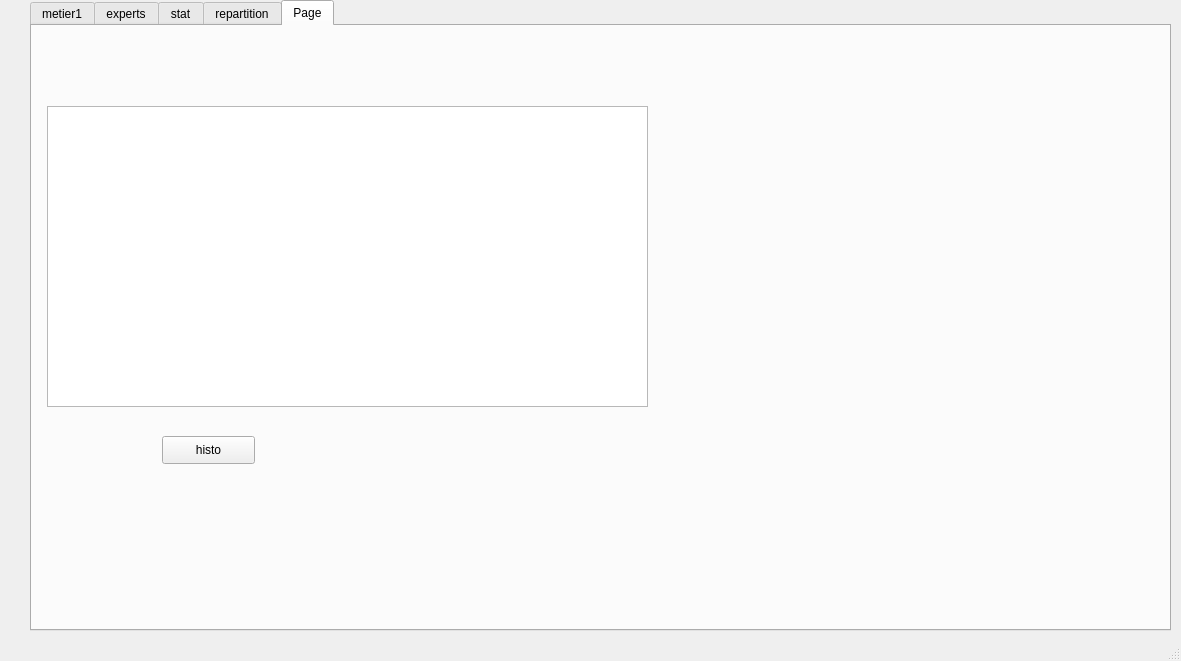
<?xml version="1.0" encoding="UTF-8"?>
<ui version="4.0">
 <class>MainWindow</class>
 <widget class="QMainWindow" name="MainWindow">
  <property name="geometry">
   <rect>
    <x>0</x>
    <y>0</y>
    <width>1181</width>
    <height>661</height>
   </rect>
  </property>
  <property name="windowTitle">
   <string>MainWindow</string>
  </property>
  <widget class="QWidget" name="centralwidget">
   <widget class="QTabWidget" name="tabWidget">
    <property name="geometry">
     <rect>
      <x>30</x>
      <y>0</y>
      <width>1141</width>
      <height>631</height>
     </rect>
    </property>
    <property name="styleSheet">
     <string notr="true">font: 8pt &quot;Onyx&quot;;
font: 8pt &quot;Niagara Solid&quot;;
font: 16pt &quot;MS Shell Dlg 2&quot;;</string>
    </property>
    <property name="currentIndex">
     <number>4</number>
    </property>
    <widget class="QWidget" name="tab">
     <attribute name="title">
      <string>metier1</string>
     </attribute>
     <widget class="QLabel" name="label_9">
      <property name="geometry">
       <rect>
        <x>0</x>
        <y>-10</y>
        <width>1071</width>
        <height>611</height>
       </rect>
      </property>
      <property name="text">
       <string/>
      </property>
      <property name="pixmap">
       <pixmap>../Downloads/emna_back.png</pixmap>
      </property>
     </widget>
     <widget class="QTableView" name="tableView_2">
      <property name="geometry">
       <rect>
        <x>550</x>
        <y>160</y>
        <width>351</width>
        <height>311</height>
       </rect>
      </property>
      <property name="styleSheet">
       <string notr="true">border-radius: 20px;
background-color: rgb(255, 255, 255);
</string>
      </property>
     </widget>
     <widget class="QLabel" name="label_11">
      <property name="geometry">
       <rect>
        <x>650</x>
        <y>90</y>
        <width>271</width>
        <height>51</height>
       </rect>
      </property>
      <property name="styleSheet">
       <string notr="true">font: 28pt &quot;Niagara Engraved&quot;;
</string>
      </property>
      <property name="text">
       <string>Fiche Patient</string>
      </property>
     </widget>
     <widget class="QLineEdit" name="prenom_2">
      <property name="geometry">
       <rect>
        <x>330</x>
        <y>190</y>
        <width>141</width>
        <height>41</height>
       </rect>
      </property>
      <property name="styleSheet">
       <string notr="true">border-radius: 20px;
background-color: rgb(255, 255, 255);
</string>
      </property>
      <property name="text">
       <string/>
      </property>
     </widget>
     <widget class="QLabel" name="label_13">
      <property name="geometry">
       <rect>
        <x>170</x>
        <y>150</y>
        <width>121</width>
        <height>31</height>
       </rect>
      </property>
      <property name="styleSheet">
       <string notr="true">
font: 81 10pt &quot;Rockwell Extra Bold&quot;;</string>
      </property>
      <property name="text">
       <string>id_patient</string>
      </property>
     </widget>
     <widget class="QListWidget" name="listWidget_2">
      <property name="geometry">
       <rect>
        <x>320</x>
        <y>290</y>
        <width>191</width>
        <height>41</height>
       </rect>
      </property>
      <property name="styleSheet">
       <string notr="true">border-radius: 20px;
background-color: rgb(255, 255, 255);
</string>
      </property>
     </widget>
     <widget class="QLineEdit" name="nom_2">
      <property name="geometry">
       <rect>
        <x>330</x>
        <y>240</y>
        <width>141</width>
        <height>41</height>
       </rect>
      </property>
      <property name="styleSheet">
       <string notr="true">border-radius: 20px;
background-color: rgb(255, 255, 255);
</string>
      </property>
      <property name="text">
       <string/>
      </property>
     </widget>
     <widget class="QLabel" name="label_14">
      <property name="geometry">
       <rect>
        <x>140</x>
        <y>290</y>
        <width>151</width>
        <height>31</height>
       </rect>
      </property>
      <property name="styleSheet">
       <string notr="true">
font: 81 10pt &quot;Rockwell Extra Bold&quot;;</string>
      </property>
      <property name="text">
       <string>Rendez_vous</string>
      </property>
     </widget>
     <widget class="QLabel" name="label_15">
      <property name="geometry">
       <rect>
        <x>170</x>
        <y>240</y>
        <width>111</width>
        <height>31</height>
       </rect>
      </property>
      <property name="styleSheet">
       <string notr="true">
font: 81 10pt &quot;Rockwell Extra Bold&quot;;</string>
      </property>
      <property name="text">
       <string>Nom</string>
      </property>
     </widget>
     <widget class="QLabel" name="label_16">
      <property name="geometry">
       <rect>
        <x>170</x>
        <y>190</y>
        <width>111</width>
        <height>31</height>
       </rect>
      </property>
      <property name="mouseTracking">
       <bool>true</bool>
      </property>
      <property name="styleSheet">
       <string notr="true">
font: 81 10pt &quot;Rockwell Extra Bold&quot;;</string>
      </property>
      <property name="text">
       <string>Prénom</string>
      </property>
     </widget>
     <widget class="QLineEdit" name="id_3">
      <property name="geometry">
       <rect>
        <x>330</x>
        <y>140</y>
        <width>141</width>
        <height>41</height>
       </rect>
      </property>
      <property name="styleSheet">
       <string notr="true">border-radius: 20px;
background-color: rgb(255, 255, 255);
</string>
      </property>
      <property name="text">
       <string/>
      </property>
      <property name="maxLength">
       <number>8</number>
      </property>
     </widget>
     <widget class="QDateEdit" name="dateEdit">
      <property name="geometry">
       <rect>
        <x>330</x>
        <y>290</y>
        <width>171</width>
        <height>31</height>
       </rect>
      </property>
     </widget>
    </widget>
    <widget class="QWidget" name="tab_2">
     <attribute name="title">
      <string>experts</string>
     </attribute>
     <widget class="QLineEdit" name="id">
      <property name="geometry">
       <rect>
        <x>200</x>
        <y>130</y>
        <width>141</width>
        <height>41</height>
       </rect>
      </property>
      <property name="styleSheet">
       <string notr="true">border-radius: 20px;
background-color: rgb(0,0,0);
color: rgb(255, 255, 255);
alternate-background-color: rgb(255, 255, 255);</string>
      </property>
      <property name="text">
       <string/>
      </property>
      <property name="maxLength">
       <number>8</number>
      </property>
     </widget>
     <widget class="QLabel" name="label_2">
      <property name="geometry">
       <rect>
        <x>40</x>
        <y>140</y>
        <width>121</width>
        <height>31</height>
       </rect>
      </property>
      <property name="styleSheet">
       <string notr="true">
font: 81 10pt &quot;Rockwell Extra Bold&quot;;</string>
      </property>
      <property name="text">
       <string>id</string>
      </property>
     </widget>
     <widget class="QPushButton" name="pushButton_2">
      <property name="geometry">
       <rect>
        <x>190</x>
        <y>460</y>
        <width>161</width>
        <height>41</height>
       </rect>
      </property>
      <property name="styleSheet">
       <string notr="true">QPushButton


{
	
	background-color: rgb(72,78,86);
	border-style: outset;
    border-width: 2px;
    border-radius:20px;
    border-color: beige;
  
font: 81 10pt &quot;Rockwell Extra Bold&quot;;
    padding: 6px;
	color: rgb(255, 255, 255);

}

QPushButton:hover

{
	background-color: rgb(106, 227, 231);
	color: rgb(0, 0, 0);
	gridline-color: rgb(94, 118, 255);
}

QPushButton:pressed</string>
      </property>
      <property name="text">
       <string>Modifier</string>
      </property>
     </widget>
     <widget class="QLineEdit" name="prenom">
      <property name="geometry">
       <rect>
        <x>200</x>
        <y>180</y>
        <width>141</width>
        <height>41</height>
       </rect>
      </property>
      <property name="styleSheet">
       <string notr="true">border-radius: 20px;
background-color: rgb(0,0,0);
color: rgb(255, 255, 255);
alternate-background-color: rgb(255, 255, 255);</string>
      </property>
      <property name="text">
       <string/>
      </property>
     </widget>
     <widget class="QLabel" name="label_3">
      <property name="geometry">
       <rect>
        <x>40</x>
        <y>180</y>
        <width>111</width>
        <height>31</height>
       </rect>
      </property>
      <property name="mouseTracking">
       <bool>true</bool>
      </property>
      <property name="styleSheet">
       <string notr="true">
font: 81 10pt &quot;Rockwell Extra Bold&quot;;</string>
      </property>
      <property name="text">
       <string>Prénom</string>
      </property>
     </widget>
     <widget class="QLabel" name="label_4">
      <property name="geometry">
       <rect>
        <x>40</x>
        <y>230</y>
        <width>111</width>
        <height>31</height>
       </rect>
      </property>
      <property name="styleSheet">
       <string notr="true">
font: 81 10pt &quot;Rockwell Extra Bold&quot;;</string>
      </property>
      <property name="text">
       <string>Nom</string>
      </property>
     </widget>
     <widget class="QLabel" name="label">
      <property name="geometry">
       <rect>
        <x>80</x>
        <y>-70</y>
        <width>351</width>
        <height>51</height>
       </rect>
      </property>
      <property name="text">
       <string/>
      </property>
     </widget>
     <widget class="QLineEdit" name="nom">
      <property name="geometry">
       <rect>
        <x>200</x>
        <y>230</y>
        <width>141</width>
        <height>41</height>
       </rect>
      </property>
      <property name="styleSheet">
       <string notr="true">border-radius: 20px;
background-color: rgb(0,0,0);
color: rgb(255, 255, 255);
alternate-background-color: rgb(255, 255, 255);</string>
      </property>
      <property name="text">
       <string/>
      </property>
     </widget>
     <widget class="QPushButton" name="pushButton">
      <property name="geometry">
       <rect>
        <x>10</x>
        <y>460</y>
        <width>161</width>
        <height>41</height>
       </rect>
      </property>
      <property name="styleSheet">
       <string notr="true">QPushButton

{
	background-color: rgb(72, 78, 86);
	border-style: outset;
    border-width: 2px;
    border-radius:20px;
    border-color: beige;
    
font: 81 10pt &quot;Rockwell Extra Bold&quot;;
    padding: 6px;
	color: rgb(255, 255, 255);

}

QPushButton:hover

{
	background-color: rgb(106, 227, 231);
	color: rgb(0, 0, 0);
	gridline-color: rgb(94, 118, 255);
}

QPushButton:pressed</string>
      </property>
      <property name="text">
       <string>Ajouter</string>
      </property>
     </widget>
     <widget class="QLabel" name="label_5">
      <property name="geometry">
       <rect>
        <x>40</x>
        <y>290</y>
        <width>121</width>
        <height>31</height>
       </rect>
      </property>
      <property name="styleSheet">
       <string notr="true">
font: 81 10pt &quot;Rockwell Extra Bold&quot;;</string>
      </property>
      <property name="text">
       <string>specialite</string>
      </property>
     </widget>
     <widget class="QLabel" name="label_6">
      <property name="geometry">
       <rect>
        <x>35</x>
        <y>-25</y>
        <width>1121</width>
        <height>631</height>
       </rect>
      </property>
      <property name="text">
       <string/>
      </property>
      <property name="pixmap">
       <pixmap>../Downloads/emna_back.png</pixmap>
      </property>
     </widget>
     <widget class="QLabel" name="label_7">
      <property name="geometry">
       <rect>
        <x>80</x>
        <y>60</y>
        <width>271</width>
        <height>51</height>
       </rect>
      </property>
      <property name="styleSheet">
       <string notr="true">font: 28pt &quot;Niagara Engraved&quot;;
</string>
      </property>
      <property name="text">
       <string>Ajout Des Experts </string>
      </property>
     </widget>
     <widget class="QTableView" name="tableView">
      <property name="geometry">
       <rect>
        <x>380</x>
        <y>130</y>
        <width>621</width>
        <height>321</height>
       </rect>
      </property>
      <property name="styleSheet">
       <string notr="true">border-radius: 20px;
background-color: rgb(255, 255, 255);
</string>
      </property>
     </widget>
     <widget class="QLabel" name="label_8">
      <property name="geometry">
       <rect>
        <x>500</x>
        <y>20</y>
        <width>271</width>
        <height>51</height>
       </rect>
      </property>
      <property name="styleSheet">
       <string notr="true">font: 28pt &quot;Niagara Engraved&quot;;
</string>
      </property>
      <property name="text">
       <string>Listes des experts</string>
      </property>
     </widget>
     <widget class="QPushButton" name="pushButton_3">
      <property name="geometry">
       <rect>
        <x>740</x>
        <y>80</y>
        <width>151</width>
        <height>41</height>
       </rect>
      </property>
      <property name="styleSheet">
       <string notr="true">QPushButton

{
	background-color: rgb(72, 78, 86);
	border-style: outset;
    border-width: 2px;
    border-radius:20px;
    border-color: beige;

font: 81 10pt &quot;Rockwell Extra Bold&quot;;
    padding: 6px;
	color: rgb(255, 255, 255);

}

QPushButton:hover

{
	background-color: rgb(106, 227, 231);
	color: rgb(0, 0, 0);
	gridline-color: rgb(94, 118, 255);
}

QPushButton:pressed</string>
      </property>
      <property name="text">
       <string>Rechercher</string>
      </property>
     </widget>
     <widget class="QLineEdit" name="id_2">
      <property name="geometry">
       <rect>
        <x>480</x>
        <y>80</y>
        <width>231</width>
        <height>41</height>
       </rect>
      </property>
      <property name="styleSheet">
       <string notr="true">border-radius: 20px;
background-color: rgb(0,0,0);
color: rgb(255, 255, 255);
alternate-background-color: rgb(255, 255, 255);</string>
      </property>
      <property name="text">
       <string/>
      </property>
      <property name="maxLength">
       <number>8</number>
      </property>
     </widget>
     <widget class="QPushButton" name="pushButton_4">
      <property name="geometry">
       <rect>
        <x>470</x>
        <y>470</y>
        <width>131</width>
        <height>41</height>
       </rect>
      </property>
      <property name="styleSheet">
       <string notr="true">QPushButton

{
	background-color: rgb(72, 78, 86);
	border-style: outset;
    border-width: 2px;
    border-radius:20px;
    border-color: beige;
  
font: 81 10pt &quot;Rockwell Extra Bold&quot;;
    padding: 6px;
	color: rgb(255, 255, 255);

}

QPushButton:hover

{
	background-color: rgb(106, 227, 231);
	color: rgb(0, 0, 0);
	gridline-color: rgb(94, 118, 255);
}

QPushButton:pressed</string>
      </property>
      <property name="text">
       <string>Trier</string>
      </property>
     </widget>
     <widget class="QPushButton" name="supp">
      <property name="geometry">
       <rect>
        <x>620</x>
        <y>470</y>
        <width>161</width>
        <height>41</height>
       </rect>
      </property>
      <property name="styleSheet">
       <string notr="true">QPushButton


{
	
	background-color: rgb(224,42,38);
	border-style: outset;
    border-width: 2px;
    border-radius:20px;
    border-color: beige;
  
font: 81 10pt &quot;Rockwell Extra Bold&quot;;
    padding: 6px;
	color: rgb(255, 255, 255);

}

QPushButton:hover

{
	background-color: rgb(106, 227, 231);
	color: rgb(0, 0, 0);
	gridline-color: rgb(94, 118, 255);
}

QPushButton:pressed</string>
      </property>
      <property name="text">
       <string>Supprimer</string>
      </property>
     </widget>
     <widget class="QLabel" name="label_12">
      <property name="geometry">
       <rect>
        <x>320</x>
        <y>40</y>
        <width>91</width>
        <height>41</height>
       </rect>
      </property>
      <property name="text">
       <string/>
      </property>
      <property name="pixmap">
       <pixmap>../Downloads/bouton-daccueil (1).png</pixmap>
      </property>
     </widget>
     <widget class="QPushButton" name="pushButton_6">
      <property name="geometry">
       <rect>
        <x>360</x>
        <y>40</y>
        <width>91</width>
        <height>41</height>
       </rect>
      </property>
      <property name="styleSheet">
       <string notr="true">QPushButton

{
	background-color: rgb(217,193,187);
	border-style: outset;
    border-width: 2px;
    border-radius:20px;
    border-color: beige;
    
font: 81 10pt &quot;Rockwell Extra Bold&quot;;
    padding: 6px;
	color: rgb(255, 255, 255);

}

QPushButton:hover

{
	background-color: rgb(217,193,187);
	color: rgb(0, 0, 0);
	gridline-color: rgb(94, 118, 255);
}

QPushButton:pressed</string>
      </property>
      <property name="text">
       <string>HOME</string>
      </property>
     </widget>
     <widget class="QLineEdit" name="specialite">
      <property name="geometry">
       <rect>
        <x>200</x>
        <y>290</y>
        <width>141</width>
        <height>41</height>
       </rect>
      </property>
      <property name="styleSheet">
       <string notr="true">border-radius: 20px;
background-color: rgb(0,0,0);
color: rgb(255, 255, 255);
alternate-background-color: rgb(255, 255, 255);</string>
      </property>
      <property name="text">
       <string/>
      </property>
     </widget>
     <widget class="QLineEdit" name="id_supp">
      <property name="geometry">
       <rect>
        <x>800</x>
        <y>470</y>
        <width>161</width>
        <height>41</height>
       </rect>
      </property>
      <property name="styleSheet">
       <string notr="true">border-radius: 20px;
background-color: rgb(0,0,0);
color: rgb(255, 255, 255);
alternate-background-color: rgb(255, 255, 255);</string>
      </property>
      <property name="text">
       <string/>
      </property>
      <property name="maxLength">
       <number>8</number>
      </property>
     </widget>
     <widget class="QLineEdit" name="age">
      <property name="geometry">
       <rect>
        <x>200</x>
        <y>400</y>
        <width>141</width>
        <height>41</height>
       </rect>
      </property>
      <property name="styleSheet">
       <string notr="true">border-radius: 20px;
background-color: rgb(0,0,0);
color: rgb(255, 255, 255);
alternate-background-color: rgb(255, 255, 255);</string>
      </property>
      <property name="text">
       <string/>
      </property>
     </widget>
     <widget class="QLabel" name="label_17">
      <property name="geometry">
       <rect>
        <x>40</x>
        <y>350</y>
        <width>121</width>
        <height>31</height>
       </rect>
      </property>
      <property name="styleSheet">
       <string notr="true">
font: 81 10pt &quot;Rockwell Extra Bold&quot;;</string>
      </property>
      <property name="text">
       <string>sexe</string>
      </property>
     </widget>
     <widget class="QLabel" name="label_18">
      <property name="geometry">
       <rect>
        <x>40</x>
        <y>400</y>
        <width>121</width>
        <height>31</height>
       </rect>
      </property>
      <property name="styleSheet">
       <string notr="true">
font: 81 10pt &quot;Rockwell Extra Bold&quot;;</string>
      </property>
      <property name="text">
       <string>age</string>
      </property>
     </widget>
     <widget class="QLabel" name="alerte_id">
      <property name="geometry">
       <rect>
        <x>340</x>
        <y>215</y>
        <width>221</width>
        <height>41</height>
       </rect>
      </property>
      <property name="text">
       <string/>
      </property>
     </widget>
     <widget class="QLabel" name="alerte_prenom">
      <property name="geometry">
       <rect>
        <x>350</x>
        <y>260</y>
        <width>231</width>
        <height>41</height>
       </rect>
      </property>
      <property name="text">
       <string/>
      </property>
     </widget>
     <widget class="QLabel" name="sp">
      <property name="geometry">
       <rect>
        <x>380</x>
        <y>380</y>
        <width>56</width>
        <height>16</height>
       </rect>
      </property>
      <property name="text">
       <string/>
      </property>
     </widget>
     <widget class="QLabel" name="label_19">
      <property name="geometry">
       <rect>
        <x>-10</x>
        <y>-100</y>
        <width>1051</width>
        <height>721</height>
       </rect>
      </property>
      <property name="text">
       <string/>
      </property>
      <property name="pixmap">
       <pixmap>../Users/PC-GAMER/Downloads/emna_back.png</pixmap>
      </property>
     </widget>
     <widget class="QLabel" name="age_2">
      <property name="geometry">
       <rect>
        <x>410</x>
        <y>440</y>
        <width>261</width>
        <height>16</height>
       </rect>
      </property>
      <property name="text">
       <string/>
      </property>
     </widget>
     <widget class="QComboBox" name="comboBox">
      <property name="geometry">
       <rect>
        <x>200</x>
        <y>360</y>
        <width>131</width>
        <height>22</height>
       </rect>
      </property>
      <item>
       <property name="text">
        <string>m</string>
       </property>
      </item>
      <item>
       <property name="text">
        <string>f</string>
       </property>
      </item>
     </widget>
     <widget class="QPushButton" name="pushButton_5">
      <property name="geometry">
       <rect>
        <x>360</x>
        <y>470</y>
        <width>101</width>
        <height>41</height>
       </rect>
      </property>
      <property name="text">
       <string>pdf</string>
      </property>
     </widget>
     <zorder>label_6</zorder>
     <zorder>label_19</zorder>
     <zorder>id</zorder>
     <zorder>label_2</zorder>
     <zorder>pushButton_2</zorder>
     <zorder>prenom</zorder>
     <zorder>label_3</zorder>
     <zorder>label_4</zorder>
     <zorder>label</zorder>
     <zorder>nom</zorder>
     <zorder>pushButton</zorder>
     <zorder>label_5</zorder>
     <zorder>label_7</zorder>
     <zorder>tableView</zorder>
     <zorder>label_8</zorder>
     <zorder>pushButton_3</zorder>
     <zorder>id_2</zorder>
     <zorder>pushButton_4</zorder>
     <zorder>supp</zorder>
     <zorder>label_12</zorder>
     <zorder>pushButton_6</zorder>
     <zorder>specialite</zorder>
     <zorder>id_supp</zorder>
     <zorder>age</zorder>
     <zorder>label_17</zorder>
     <zorder>label_18</zorder>
     <zorder>alerte_id</zorder>
     <zorder>alerte_prenom</zorder>
     <zorder>sp</zorder>
     <zorder>age_2</zorder>
     <zorder>comboBox</zorder>
     <zorder>pushButton_5</zorder>
    </widget>
    <widget class="QWidget" name="tab_3">
     <attribute name="title">
      <string>stat</string>
     </attribute>
     <widget class="QWidget" name="verticalLayoutWidget">
      <property name="geometry">
       <rect>
        <x>0</x>
        <y>10</y>
        <width>1131</width>
        <height>551</height>
       </rect>
      </property>
      <layout class="QVBoxLayout" name="statlayout"/>
     </widget>
    </widget>
    <widget class="QWidget" name="tab_4">
     <attribute name="title">
      <string>repartition</string>
     </attribute>
     <widget class="QTableView" name="tableView_3">
      <property name="geometry">
       <rect>
        <x>20</x>
        <y>80</y>
        <width>821</width>
        <height>391</height>
       </rect>
      </property>
     </widget>
     <widget class="QPushButton" name="pushButton_7">
      <property name="geometry">
       <rect>
        <x>20</x>
        <y>520</y>
        <width>321</width>
        <height>31</height>
       </rect>
      </property>
      <property name="text">
       <string>Type des adherants :</string>
      </property>
     </widget>
     <widget class="QComboBox" name="comboBox_2">
      <property name="geometry">
       <rect>
        <x>400</x>
        <y>520</y>
        <width>211</width>
        <height>31</height>
       </rect>
      </property>
      <item>
       <property name="text">
        <string>1</string>
       </property>
      </item>
      <item>
       <property name="text">
        <string>2</string>
       </property>
      </item>
      <item>
       <property name="text">
        <string>3</string>
       </property>
      </item>
     </widget>
     <widget class="QLabel" name="label_10">
      <property name="geometry">
       <rect>
        <x>20</x>
        <y>30</y>
        <width>481</width>
        <height>41</height>
       </rect>
      </property>
      <property name="text">
       <string>Répartition des adhérents selon le type :</string>
      </property>
     </widget>
    </widget>
    <widget class="QWidget" name="tab_5">
     <attribute name="title">
      <string>Page</string>
     </attribute>
     <widget class="QTextBrowser" name="history">
      <property name="geometry">
       <rect>
        <x>15</x>
        <y>80</y>
        <width>601</width>
        <height>301</height>
       </rect>
      </property>
     </widget>
     <widget class="QPushButton" name="pushButton_8">
      <property name="geometry">
       <rect>
        <x>130</x>
        <y>410</y>
        <width>93</width>
        <height>28</height>
       </rect>
      </property>
      <property name="text">
       <string>histo</string>
      </property>
     </widget>
    </widget>
   </widget>
  </widget>
  <widget class="QMenuBar" name="menubar">
   <property name="geometry">
    <rect>
     <x>0</x>
     <y>0</y>
     <width>1181</width>
     <height>22</height>
    </rect>
   </property>
  </widget>
  <widget class="QStatusBar" name="statusbar"/>
 </widget>
 <resources/>
 <connections/>
</ui>
